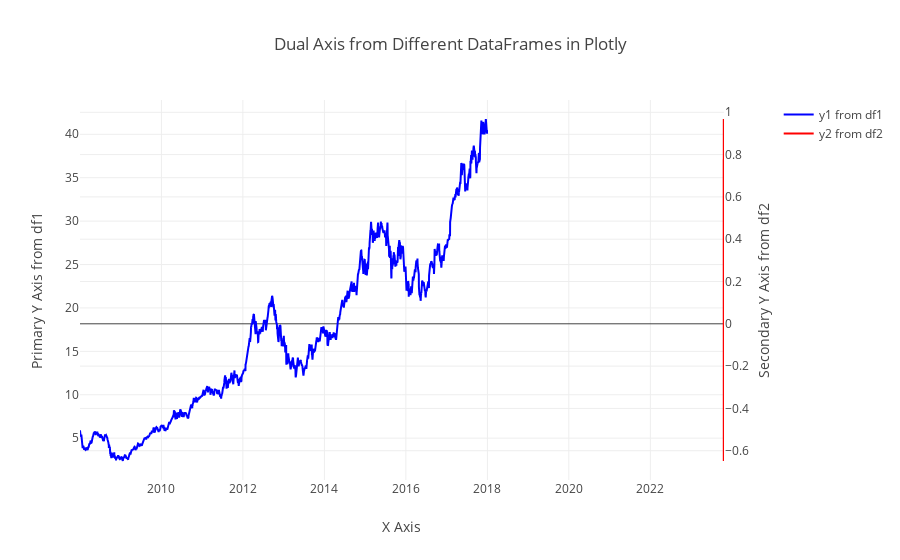

Notebook code cell kept with this figure:
### Code cell
import pandas as pd
import plotly.graph_objects as go
from plotly.subplots import make_subplots

# Sample data frames
df1 = pd.DataFrame({
    'x': [1, 2, 3, 4, 5],
    'y1': [10, 15, 12, 8, 9]
})

df2 = pd.DataFrame({
    'x': [1, 2, 3, 4, 5],
    'y2': [50, 80, 45, 60, 55]
})

# Create a subplot with secondary Y axis
fig = make_subplots(specs=[[{"secondary_y": True}]])

# Add traces/series with specific colors
fig.add_trace(go.Scatter(x=tm.prices[["AAPL"]].reset_index()['Date'], y=tm.prices[["AAPL"]].reset_index()['AAPL'], mode='lines', 
                         name='y1 from df1', line=dict(color='blue')), secondary_y=False)
fig.add_trace(go.Scatter(x=news_df[news_df["stock"]=="AAPL"]['date'], y=news_df[news_df["stock"]=="AAPL"]["sentiment_summary"], mode='lines', 
                         name='y2 from df2', line=dict(color='red')), secondary_y=True)
# Update layout and axis titles
fig.update_layout(title_text="Dual Axis from Different DataFrames in Plotly")
fig.update_xaxes(title_text="X Axis")
fig.update_yaxes(title_text="Primary Y Axis from df1", secondary_y=False)
fig.update_yaxes(title_text="Secondary Y Axis from df2", secondary_y=True)

# Show figure
fig.show()

### Figure 1 — Plotly figure (JSON) as saved in the notebook; plotly's stock layout.template omitted (floating-point values rounded to 4 significant figures; data arrays with more than 128 entries replaced by an {"elided": "..."} marker saying what was removed)
{"data": [{"line": {"color": "blue"}, "mode": "lines", "name": "y1 from df1", "type": "scatter", "x": {"elided": "2518 str values"}, "xaxis": "x", "y": {"elided": "2518 float values"}, "yaxis": "y"}, {"line": {"color": "red"}, "mode": "lines", "name": "y2 from df2", "type": "scatter", "x": ["2023-10-22", "2023-10-22", "2023-10-22", "2023-10-22", "2023-10-22", "2023-10-22", "2023-10-22", "2023-10-22", "2023-10-22", "2023-10-21", "2023-10-21", "2023-10-21", "2023-10-21", "2023-10-21", "2023-10-21", "2023-10-20", "2023-10-20", "2023-10-20", "2023-10-20", "2023-10-20"], "xaxis": "x", "y": [0, 0, 0, 0.4588, 0, 0, 0.5994, 0.4588, 0.4005, 0.9683, -0.6486, -0.1027, 0.7184, 0.5859, 0.4404, 0.631, -0.4404, -0.4215, 0, 0.7783], "yaxis": "y2"}], "layout": {"title": {"text": "Dual Axis from Different DataFrames in Plotly"}, "xaxis": {"anchor": "y", "domain": [0, 0.94], "title": {"text": "X Axis"}}, "yaxis": {"anchor": "x", "domain": [0, 1], "title": {"text": "Primary Y Axis from df1"}}, "yaxis2": {"anchor": "x", "overlaying": "y", "side": "right", "title": {"text": "Secondary Y Axis from df2"}}}}
